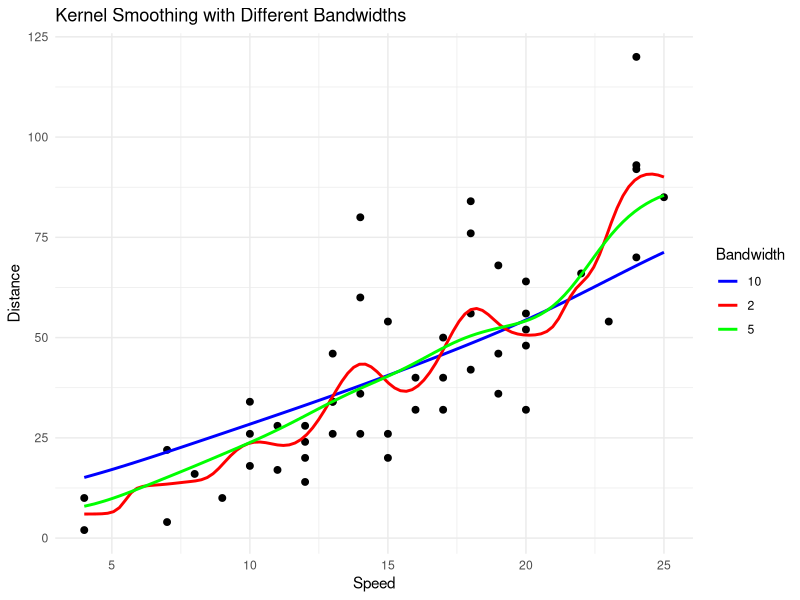

Generate this figure with R: (Note: this script raises an error after producing the figure.)
# Part of this code was generated by ChatGPT in January 2025.

rm(list=ls())
library(ggplot2)
library(graphics)
data(cars)

################
################ KERNEL SMOOTHING
################

ksmooth_2 <- ksmooth(cars$speed, cars$dist, kernel = "normal", bandwidth = 2)
ksmooth_5 <- ksmooth(cars$speed, cars$dist, kernel = "normal", bandwidth = 5)
ksmooth_10 <- ksmooth(cars$speed, cars$dist, kernel = "normal", bandwidth = 10)

smooth_2 <- data.frame(speed = ksmooth_2$x, dist = ksmooth_2$y, Bandwidth = "2")
smooth_5 <- data.frame(speed = ksmooth_5$x, dist = ksmooth_5$y, Bandwidth = "5")
smooth_10 <- data.frame(speed = ksmooth_10$x, dist = ksmooth_10$y, Bandwidth = "10")

################
################ COMBINE DATA
################

smooth_data <- rbind(smooth_2, smooth_5, smooth_10)

################
################ PLOT
################

ggplot(data = cars, aes(x = speed, y = dist)) +
  geom_point(color = "black", size = 2) +
  geom_line(data = smooth_data, aes(x = speed, y = dist, color = Bandwidth), size = 1) +
  scale_color_manual(values = c("2" = "red", "5" = "green", "10" = "blue")) +
  labs(
    title = "Kernel Smoothing with Different Bandwidths",
    x = "Speed",
    y = "Distance",
    color = "Bandwidth"
  ) +
  theme_minimal()

ggsave(
  filename = "nonparametric.png",  # File name
  plot = fig,                      # The plot object
  width = 10,                             # Width in inches
  height = 6,                             # Height in inches
  dpi = 300,                               # Resolution in dots per inch
  bg = 'white'
)
